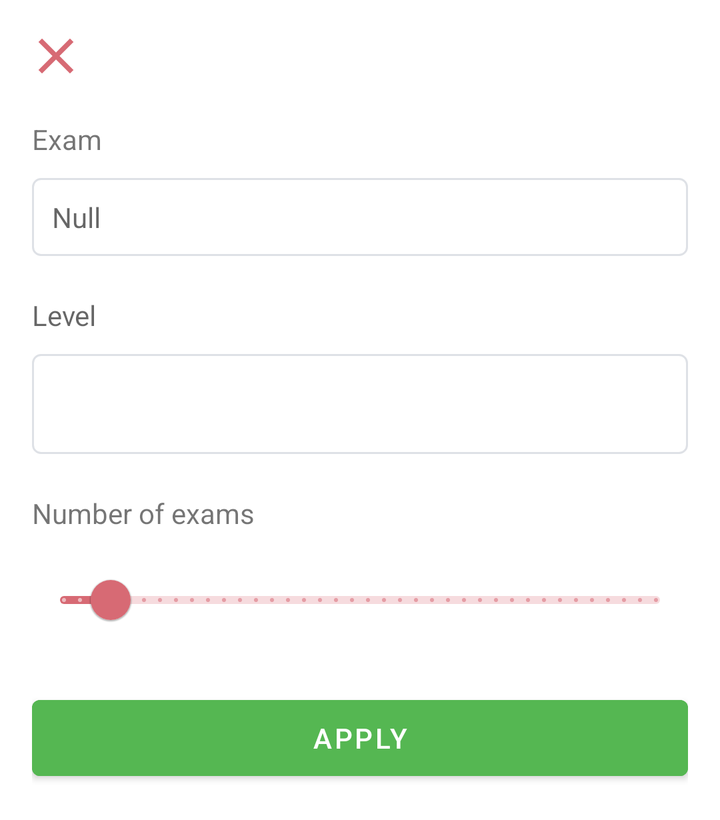
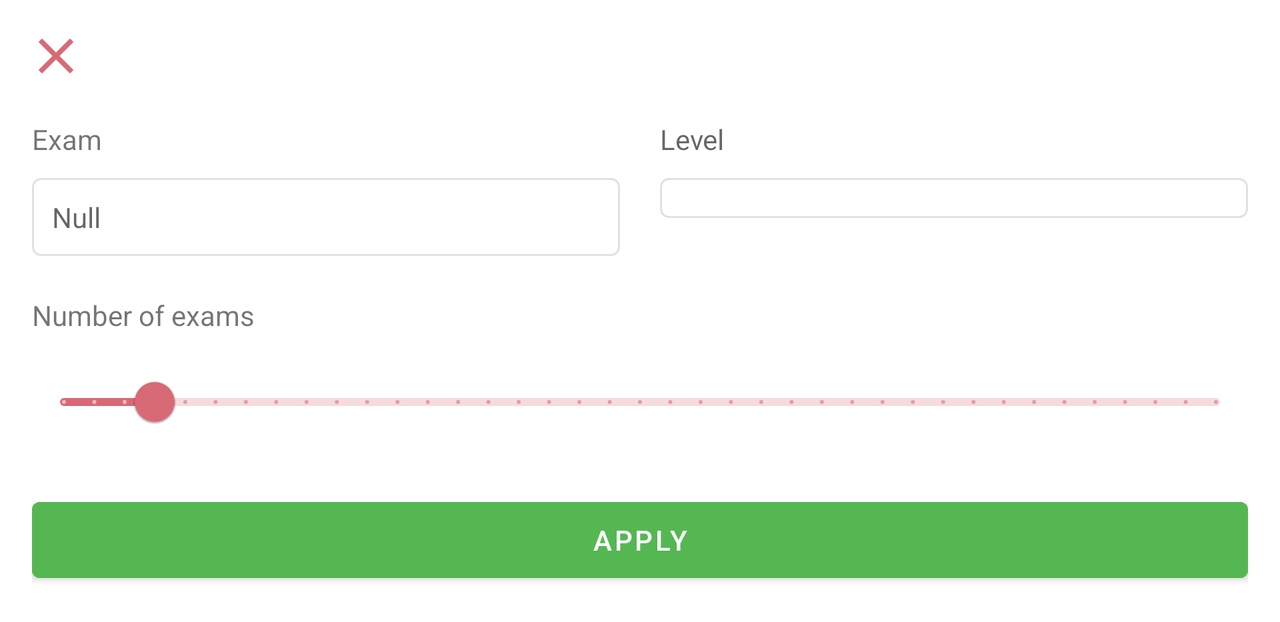

One screen, two layout resources from the same app: the default and the repository's alternative for another configuration. Each is rendered where Android would select it; the XML of both is given below.
<!-- AndroidManifest.xml: application theme Theme.AppTooMates -->
<!-- res/layout/bottomsheetdialog_filtrar_ranking.xml -->
<?xml version="1.0" encoding="utf-8"?>
<LinearLayout xmlns:android="http://schemas.android.com/apk/res/android"
    xmlns:tools="http://schemas.android.com/tools"
    android:id="@+id/test"
    android:layout_width="match_parent"
    android:layout_height="wrap_content"
    android:orientation="vertical"
    android:padding="16dp"
    android:shape="ring">

    <ImageButton
        android:id="@+id/close_btn_filtrar"
        android:layout_width="wrap_content"
        android:layout_height="wrap_content"
        android:background="#fff"
        android:tint="#D76A74"
        android:clickable="true"
        android:onClick="onClick"
        android:src="@drawable/ic_action_close"
        tools:ignore="UseAppTint" />

    <Space
        android:layout_width="match_parent"
        android:layout_height="20dp" />

    <TextView
        android:id="@+id/textView"
        android:layout_width="match_parent"
        android:layout_height="wrap_content"
        android:text="@string/bottomsheetdialog_filtrar_ranking_test" />

    <Space
        android:layout_width="match_parent"
        android:layout_height="10dp" />

    <TextView
        android:id="@+id/school_edt_filtrar"
        android:layout_width="match_parent"
        android:layout_height="match_parent"
        android:background="@drawable/edittext"
        android:hint="@string/text_null"
        android:padding="10dp" />

    <Space
        android:layout_width="match_parent"
        android:layout_height="20dp" />

    <TextView
        android:id="@+id/nivel_txt_filtrar"
        android:layout_width="match_parent"
        android:layout_height="match_parent"
        android:hint="@string/bottomsheetdialog_filtrar_ranking_level" />

    <Space
        android:layout_width="match_parent"
        android:layout_height="10dp" />

    <Spinner
        android:id="@+id/nivel_spn_filtrar"
        android:layout_width="match_parent"
        android:layout_height="50dp"
        style="@style/spinner"/>

    <Space
        android:layout_width="match_parent"
        android:layout_height="20dp" />

    <TextView
        android:id="@+id/textView2"
        android:layout_width="match_parent"
        android:layout_height="wrap_content"
        android:text="@string/bottomsheetdialog_filtrar_ranking_Num_test" />

    <Space
        android:layout_width="match_parent"
        android:layout_height="10dp" />

    <com.google.android.material.slider.Slider
        android:id="@+id/sliderSelectNumPrueba"
        android:layout_width="match_parent"
        android:layout_height="match_parent"
        android:value="25"
        android:stepSize="5"
        android:valueFrom="10"
        android:valueTo="200" />

    <Space
        android:layout_width="match_parent"
        android:layout_height="20dp" />

    <Button
        android:id="@+id/aplicar_btn_filtrar"
        android:layout_width="match_parent"
        android:layout_height="50dp"
        android:backgroundTint="@color/green"
        android:gravity="center"
        android:text="@string/bottomsheetdialog_filtrar_ranking_apply" />

</LinearLayout>
<!-- resources referenced by this layout -->
<resources>
  <color name="green">#55b752</color>
  <!-- drawable edittext (drawable) -->
  <?xml version="1.0" encoding="utf-8"?>
  <shape xmlns:android="http://schemas.android.com/apk/res/android"
      android:shape="rectangle">
      <solid android:color="#ffffff" />
      <stroke android:width="1dp" android:color="@color/grey_selected" />
      <corners android:radius="4dp" />
  </shape>
  <!-- drawable ic_action_close (drawable-anydpi) -->
  <vector xmlns:android="http://schemas.android.com/apk/res/android"
      android:width="24dp"
      android:height="24dp"
      android:viewportWidth="24"
      android:viewportHeight="24"
      android:tint="@color/red"
      android:alpha="1">
    <group android:scaleX="1.25"
        android:scaleY="1.25"
        android:translateX="-3"
        android:translateY="-3">
      <path
          android:fillColor="@android:color/white"
          android:pathData="M19,6.41L17.59,5 12,10.59 6.41,5 5,6.41 10.59,12 5,17.59 6.41,19 12,13.41 17.59,19 19,17.59 13.41,12z"/>
    </group>
  </vector>
  <string name="bottomsheetdialog_filtrar_ranking_Num_test">Number of  exams</string>
  <string name="bottomsheetdialog_filtrar_ranking_apply">Apply</string>
  <string name="bottomsheetdialog_filtrar_ranking_level">Level</string>
  <string name="bottomsheetdialog_filtrar_ranking_test">Exam</string>
  <string name="text_null">Null</string>
  <style name="spinner">
          <item name="android:layout_width">match_parent</item>
          <item name="android:layout_height">wrap_content</item>
          <item name="android:background">@drawable/spinner</item>
          <item name="android:popupBackground">#FFFFFF</item>
      </style>
  <style name="Theme.AppTooMates" parent="Theme.MaterialComponents.DayNight.NoActionBar">
          
          <item name="colorPrimary">@color/red</item>
          <item name="colorPrimaryVariant">@color/purple_700</item>
          <item name="colorOnPrimary">@color/white</item>
          
          <item name="colorSecondary">@color/teal_200</item>
          <item name="colorSecondaryVariant">@color/teal_700</item>
          <item name="colorOnSecondary">@color/black</item>
          
          <item name="android:statusBarColor" tools:targetApi="l">?attr/colorOnPrimary</item>
          
      </style>
  <color name="grey_selected">#DEE1E6</color>
  <color name="red">#D76A74</color>
  <!-- drawable spinner (drawable) -->
  <?xml version="1.0" encoding="utf-8"?>
  <selector xmlns:android="http://schemas.android.com/apk/res/android">
      <item>
          <layer-list>
              <item>
                  <shape>
                      <solid android:color="#ffffff" />
                      <stroke android:width="1dp" android:color="@color/grey_selected" />
                      <corners android:radius="4dp" />
                  </shape>
              </item>
          </layer-list>
      </item>
  </selector>
  <color name="purple_700">#FF3700B3</color>
  <color name="white">#FFFFFFFF</color>
  <color name="teal_200">#FF03DAC5</color>
  <color name="teal_700">#FF018786</color>
  <color name="black">#FF000000</color>
</resources>
<!-- res/layout-h80dp-land/bottomsheetdialog_filtrar_ranking.xml (the repository's variant of the layout above) -->
<!-- drawn on the phone turned sideways -->
<?xml version="1.0" encoding="utf-8"?>
<LinearLayout xmlns:android="http://schemas.android.com/apk/res/android"
    xmlns:tools="http://schemas.android.com/tools"
    android:id="@+id/test"
    android:layout_width="match_parent"
    android:layout_height="wrap_content"
    android:orientation="vertical"
    android:padding="16dp"
    android:shape="ring">

    <ImageButton
        android:id="@+id/close_btn_filtrar"
        android:layout_width="wrap_content"
        android:layout_height="wrap_content"
        android:background="#fff"
        android:tint="#D76A74"
        android:clickable="true"
        android:onClick="onClick"
        android:src="@drawable/ic_action_close"
        tools:ignore="UseAppTint" />

    <Space
        android:layout_width="match_parent"
        android:layout_height="20dp" />

    <LinearLayout
        android:layout_width="match_parent"
        android:layout_height="wrap_content"
        android:orientation="horizontal">

        <LinearLayout
            android:layout_width="match_parent"
            android:layout_height="wrap_content"
            android:orientation="vertical"
            android:layout_weight="1">

            <TextView
                android:id="@+id/textView"
                android:layout_width="match_parent"
                android:layout_height="wrap_content"
                android:text="@string/bottomsheetdialog_filtrar_ranking_test" />

            <Space
                android:layout_width="match_parent"
                android:layout_height="10dp" />

            <TextView
                android:id="@+id/school_edt_filtrar"
                android:layout_width="match_parent"
                android:layout_height="match_parent"
                android:background="@drawable/edittext"
                android:hint="@string/text_null"
                android:padding="10dp" />

            <Space
                android:layout_width="match_parent"
                android:layout_height="20dp" />

        </LinearLayout>

        <Space
            android:layout_width="20dp"
            android:layout_height="wrap_content" />

        <LinearLayout
            android:layout_width="match_parent"
            android:layout_height="wrap_content"
            android:orientation="vertical"
            android:layout_weight="1">

            <TextView
                android:id="@+id/nivel_txt_filtrar"
                android:layout_width="match_parent"
                android:layout_height="match_parent"
                android:hint="@string/bottomsheetdialog_filtrar_ranking_level" />

            <Space
                android:layout_width="match_parent"
                android:layout_height="10dp" />

            <Spinner
                android:id="@+id/nivel_spn_filtrar"
                android:layout_width="match_parent"
                android:layout_height="match_parent"
                android:paddingTop="10dp"
                android:paddingBottom="10dp"
                style="@style/spinner"/>

            <Space
                android:layout_width="match_parent"
                android:layout_height="20dp" />

        </LinearLayout>

    </LinearLayout>

    <TextView
        android:id="@+id/textView2"
        android:layout_width="match_parent"
        android:layout_height="wrap_content"
        android:text="@string/bottomsheetdialog_filtrar_ranking_Num_test" />

    <Space
        android:layout_width="match_parent"
        android:layout_height="10dp" />

    <com.google.android.material.slider.Slider
        android:id="@+id/sliderSelectNumPrueba"
        android:layout_width="match_parent"
        android:layout_height="match_parent"
        android:value="25"
        android:stepSize="5"
        android:valueFrom="10"
        android:valueTo="200" />

    <Space
        android:layout_width="match_parent"
        android:layout_height="20dp" />

    <Button
        android:id="@+id/aplicar_btn_filtrar"
        android:layout_width="match_parent"
        android:layout_height="50dp"
        android:backgroundTint="@color/green"
        android:gravity="center"
        android:text="@string/bottomsheetdialog_filtrar_ranking_apply" />

</LinearLayout>
